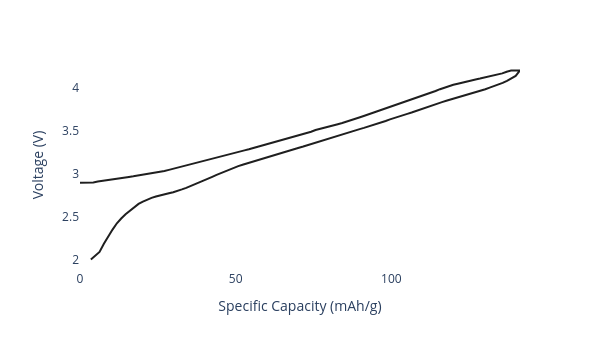

The notebook cell saved with this chart:
### Code cell
cathode_active_material = CathodeMaterial.from_database(name='NaNiMn P2-O3 Composite')

cathode_active_material.voltage_cuttoff = 4.2
cathode_active_material.reversible_capacity_scaling = 1
cathode_active_material.irreversible_capacity_scaling = 1

cathode_active_material.plot_half_cell_curve(width=600, height=350).show()

### Figure 1 — Plotly figure (JSON) as saved in the notebook; plotly's stock layout.template omitted (floating-point values rounded to 4 significant figures; data arrays with more than 128 entries replaced by an {"elided": "..."} marker saying what was removed)
{"data": [{"hovertemplate": "Specific Capacity (mAh/g)=%{x}<br>Voltage (V)=%{y}<extra></extra>", "legendgroup": "", "line": {"color": "#1f1f1f", "dash": "solid"}, "marker": {"symbol": "circle"}, "mode": "lines", "name": "", "orientation": "v", "showlegend": false, "type": "scatter", "x": {"elided": "200 float values"}, "xaxis": "x", "y": {"elided": "200 float values"}, "yaxis": "y"}], "layout": {"height": 350, "legend": {"tracegroupgap": 0}, "margin": {"t": 60}, "paper_bgcolor": "white", "plot_bgcolor": "white", "width": 600, "xaxis": {"anchor": "y", "domain": [0, 1], "title": {"text": "Specific Capacity (mAh/g)"}}, "yaxis": {"anchor": "x", "domain": [0, 1], "title": {"text": "Voltage (V)"}}}}
